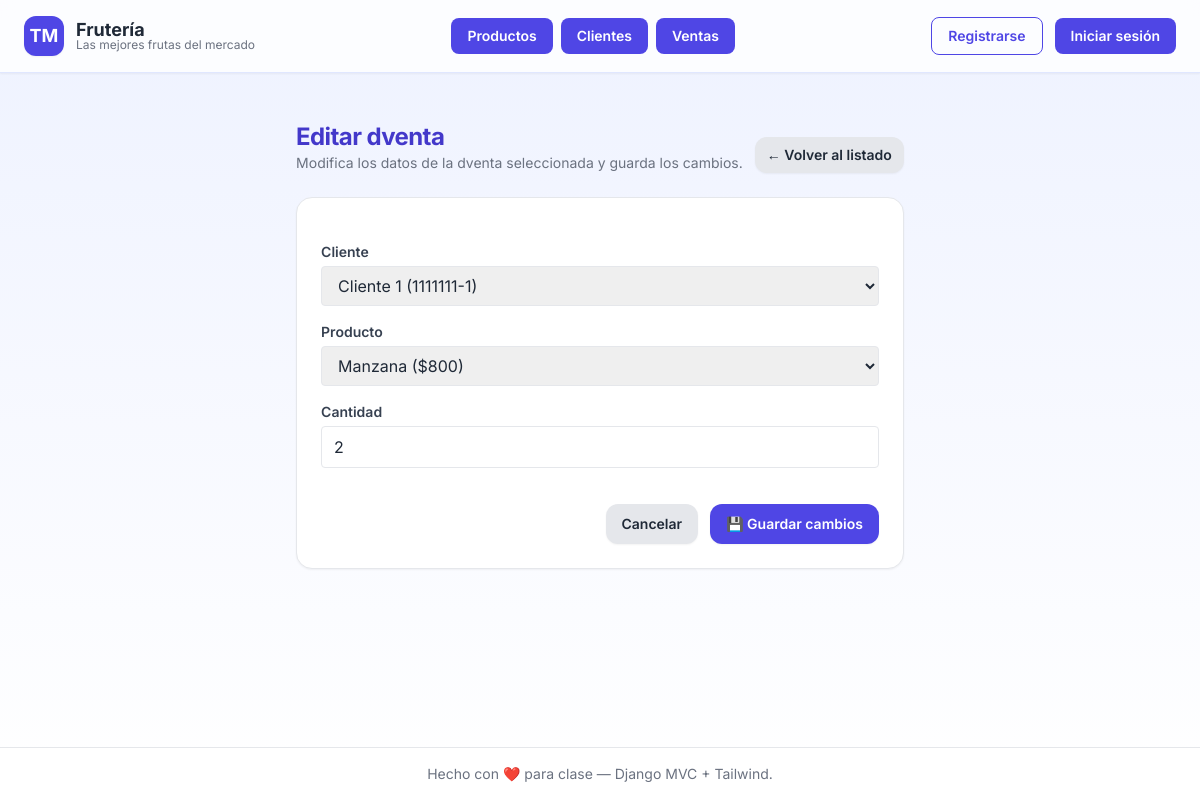
The app's page /detalles/editar/1/ with its own data.
### catalogo/models.py (models this page shows, shortened)
class DetalleVenta(models.Model):
    producto = models.ForeignKey('Producto', on_delete=models.CASCADE)
    cliente = models.ForeignKey('Cliente', on_delete=models.CASCADE, related_name='detalles')
    cantidad = models.PositiveIntegerField(default=1)
    precio = models.DecimalField(
        max_digits=10,
        decimal_places=2,
        editable=False,
        null=True,
        blank=True
    )
    subtotal = models.DecimalField(
        max_digits=10,
        decimal_places=2,
        editable=False,
        default=0,
        null=True,
        blank=True
    )
    created_at = models.DateTimeField(default=timezone.now)
    modified_at = models.DateTimeField(auto_now=True)

### catalogo/viewsDV.py (the view)
# urls.py: path('detalles/editar/<int:id>/', viewsDV.detalleventa_editar, name='detalleventa_editar'),
def detalleventa_editar(request, id):
    detalle = get_object_or_404(DetalleVenta, id=id)
    if request.method == 'POST':
        form = DetalleVentaForm(request.POST, instance=detalle)
        if form.is_valid():
            form.save()
            messages.success(request, "Detalle de venta actualizado correctamente ✏️")
            return redirect('detalleventa_lista')
    else:
        form = DetalleVentaForm(instance=detalle)
    return render(request, 'catalogo/detalleventa_editar.html', {'form': form, 'detalle': detalle})

### catalogo/forms.py
class DetalleVentaForm(forms.ModelForm):
    class Meta:
        model = DetalleVenta
        fields = ['cliente', 'producto', 'cantidad']
        widgets = {
            'cliente': forms.Select(attrs={
                'class': 'border rounded px-3 py-2 w-full focus:outline-none focus:ring-2 focus:ring-indigo-500'
            }),
            'producto': forms.Select(attrs={
                'class': 'border rounded px-3 py-2 w-full focus:outline-none focus:ring-2 focus:ring-indigo-500'
            }),
            'cantidad': forms.NumberInput(attrs={
                'placeholder': 'Ej: 1',
                'class': 'border rounded px-3 py-2 w-full focus:outline-none focus:ring-2 focus:ring-indigo-500'
            }),
        }

### catalogo/models.py (called while the page is built)
    def __str__(self):
        return f"{self.nombre} (${self.precio})"

    def __str__(self):
        return f"{self.nombre} ({self.rut})"

### catalogo/templates/catalogo/detalleventa_editar.html (shortened to what this page needs)
{% extends "catalogo/base.html" %}
{% block content %}
<section class="space-y-6">
  <div class="flex flex-col sm:flex-row gap-3 sm:items-end sm:justify-between">
    <div>
      <h2 class="text-2xl font-bold tracking-tight text-indigo-700">Editar dventa</h2>
      <p class="text-sm text-gray-500">Modifica los datos de la dventa seleccionada y guarda los cambios.</p>
    </div>
    <a href="{% url 'detalleventa_lista' %}"
       class="inline-flex items-center justify-center rounded-xl bg-gray-200 px-3 py-2 text-sm font-semibold text-gray-800 hover:bg-gray-300 shadow-sm transition">
      ← Volver al listado
    </a>
  </div>
  <div class="overflow-hidden rounded-2xl border border-gray-200 bg-white shadow-sm p-6">
    <form method="POST" class="space-y-5">
      <div class="space-y-4">
        {% for field in form %}
          <div>
            <label for="{{ field.id_for_label }}" class="block text-sm font-semibold text-gray-700 mb-1">
              {{ field.label }}
            </label>
            {{ field }}
          </div>
        {% endfor %}
      </div>
      <div class="flex justify-end gap-3 pt-4">
        <a href="{% url 'producto_lista' %}"
           class="inline-flex items-center justify-center rounded-xl bg-gray-200 px-4 py-2.5 text-sm font-semibold text-gray-800 hover:bg-gray-300 shadow-sm transition">
          Cancelar
        </a>
        <button type="submit"
                class="inline-flex items-center justify-center rounded-xl bg-indigo-600 px-4 py-2.5 text-sm font-semibold text-white hover:bg-indigo-700 shadow-sm transition">
          💾 Guardar cambios
        </button>
      </div>
    </form>
  </div>
</section>
{% endblock %}

### catalogo/templates/catalogo/base.html (style rules this page uses)
body { font-family: 'Inter', sans-serif; }

### records on screen
DetalleVenta: form "Cliente 1 (1111111-1)" "Manzana ($800)" "2"

### other values on screen
{{ field.label }} "Cliente" "Producto" "Cantidad"
